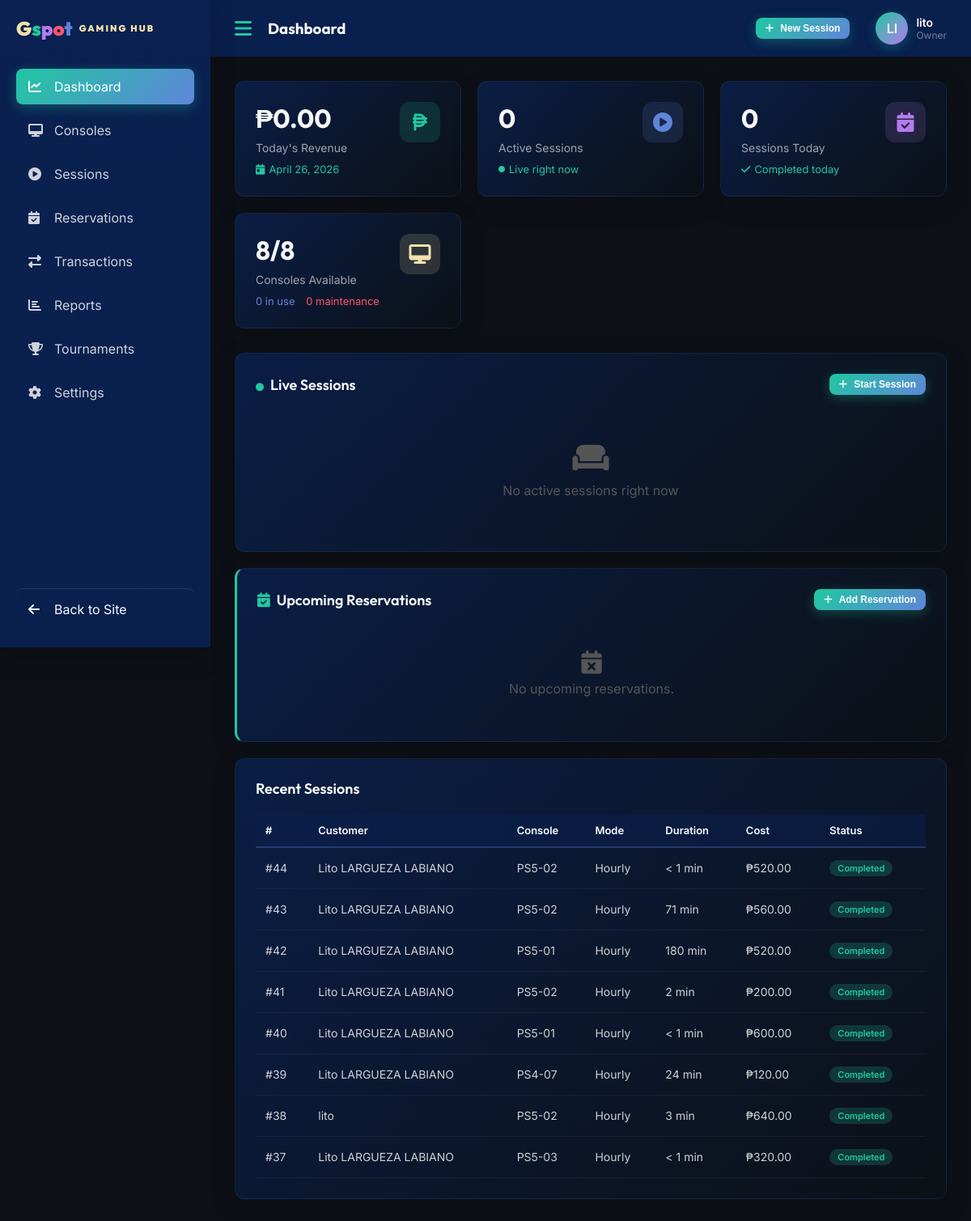
Screenshot of /admin.php (signed in) with the database file from the repository.
### tables this page shows
CREATE TABLE `gaming_sessions` (
  `session_id` int(11) NOT NULL,
  `user_id` int(11) NOT NULL,
  `console_id` int(11) NOT NULL,
  `rental_mode` enum('hourly','open_time','unlimited') NOT NULL,
  `planned_minutes` int(11) DEFAULT NULL,
  `start_time` datetime NOT NULL DEFAULT current_timestamp(),
  `end_time` datetime DEFAULT NULL,
  `duration_minutes` int(11) DEFAULT NULL,
  `hourly_rate` decimal(10,2) NOT NULL DEFAULT 0.00,
  `total_cost` decimal(10,2) DEFAULT NULL,
  `status` enum('active','completed','cancelled') NOT NULL DEFAULT 'active',
  `payment_status` enum('paid','unpaid','partial') DEFAULT NULL,
  `created_by` int(11) NOT NULL,
  `created_at` datetime NOT NULL DEFAULT current_timestamp()
);

CREATE TABLE `consoles` (
  `console_id` int(11) NOT NULL,
  `console_name` varchar(50) NOT NULL,
  `console_type` enum('PS5','PS4','Xbox Series X') NOT NULL,
  `unit_number` varchar(10) NOT NULL,
  `status` enum('available','in_use','maintenance') NOT NULL DEFAULT 'available',
  `hourly_rate` decimal(10,2) NOT NULL DEFAULT 0.00,
  `created_at` datetime NOT NULL DEFAULT current_timestamp()
);

### includes/db_functions.php (called while the page is built, shortened)
<?php
require_once __DIR__ . '/db_config.php';
function getConsoles($status = null, $type = null) {
    global $conn;
    $sql = "SELECT * FROM consoles WHERE 1=1";
    $params = [];
    $types = "";
    if ($status) {
        $sql .= " AND status = ?";
        $params[] = $status;
        $types .= "s";
    }
    $sql .= " ORDER BY console_type, unit_number";
    $stmt = $conn->prepare($sql);
    if (!empty($params)) {
        $stmt->bind_param($types, ...$params);
    }
    $stmt->execute();
    return $stmt->get_result()->fetch_all(MYSQLI_ASSOC);
}
function getActiveSessions() {
    global $conn;
    $sql = "SELECT gs.*, COALESCE(u.full_name, 'Walk-in') AS customer_name,
                   c.console_name, c.console_type, c.unit_number,
                   COALESCE((SELECT SUM(t.amount) FROM transactions t WHERE t.session_id = gs.session_id), 0) AS upfront_paid
            FROM gaming_sessions gs
            LEFT JOIN users u ON gs.user_id = u.user_id
            JOIN consoles c ON gs.console_id = c.console_id
            WHERE gs.status = 'active'
            ORDER BY gs.start_time DESC";
    $result = $conn->query($sql);
    return $result->fetch_all(MYSQLI_ASSOC);
}
function getDailySalesReport($date) {
    global $conn;
    $stmt = $conn->prepare(
        "SELECT COUNT(*) AS total_sessions,
                SUM(total_cost) AS total_revenue,
                AVG(duration_minutes) AS avg_duration,
                SUM(CASE WHEN rental_mode = 'hourly' THEN 1 ELSE 0 END) AS hourly_sessions,
                SUM(CASE WHEN rental_mode = 'open_time' THEN 1 ELSE 0 END) AS open_time_sessions,
                SUM(CASE WHEN rental_mode = 'unlimited' THEN 1 ELSE 0 END) AS unlimited_sessions
         FROM gaming_sessions
         WHERE DATE(start_time) = ? AND status = 'completed'"
    );
    $stmt->bind_param("s", $date);
    $stmt->execute();
    return $stmt->get_result()->fetch_assoc();
}
?>

### admin_sections/dashboard.php (shortened to what this page needs)
<div class="page active" id="dashboard">
    <div class="stats-grid">
        <div class="stat-card">
            <div class="stat-card-header">
                <div>
                    <div class="stat-value">₱<?= number_format($todayRevenue, 2) ?></div>
                    <div class="stat-label">Today's Revenue</div>
                </div>
                <div class="stat-icon revenue"><i class="fas fa-peso-sign"></i></div>
            </div>
            <div class="stat-change up"><i class="fas fa-calendar-day"></i> <?= date('F d, Y') ?></div>
        </div>
        <div class="stat-card">
            <div class="stat-card-header">
                <div>
                    <div class="stat-value"><?= $activeCount ?></div>
                    <div class="stat-label">Active Sessions</div>
                </div>
                <div class="stat-icon sessions"><i class="fas fa-play-circle"></i></div>
            </div>
            <div class="stat-change up"><i class="fas fa-circle" style="color:#20c8a1;font-size:8px"></i> Live right now</div>
        </div>
        <div class="stat-card">
            <div class="stat-card-header">
                <div>
                    <div class="stat-value"><?= $todayBookings ?></div>
                    <div class="stat-label">Sessions Today</div>
                </div>
                <div class="stat-icon bookings"><i class="fas fa-calendar-check"></i></div>
            </div>
            <div class="stat-change up"><i class="fas fa-check"></i> Completed today</div>
        </div>
        <div class="stat-card">
            <div class="stat-card-header">
                <div>
                    <div class="stat-value"><?= $availableCount ?>/<?= count($allConsoles) ?></div>
                    <div class="stat-label">Consoles Available</div>
                </div>
                <div class="stat-icon consoles"><i class="fas fa-desktop"></i></div>
            </div>
            <div class="stat-change up">
                <span style="color:#5f85da"><?= $inUseCount ?> in use</span> &nbsp;
                <span style="color:#fb566b"><?= $maintenanceCount ?> maintenance</span>
            </div>
        </div>
    </div>
    <div class="card">
        <div class="card-header">
            <h3 class="card-title"><i class="fas fa-circle" style="color:#20c8a1;font-size:10px;margin-right:8px"></i>Live Sessions</h3>
            <button class="btn btn-primary btn-sm" onclick="openModal('startSession')"><i class="fas fa-plus"></i> Start Session</button>
        </div>
        <?php if (empty($activeSessions)): ?>
            <div class="empty-state"><i class="fas fa-couch"></i>No active sessions right now</div>
        <?php endif; ?>
    </div>
    <div class="card" style="border-left:3px solid #20c8a1;margin-bottom:20px;">
        <div class="card-header" style="display:flex;align-items:center;justify-content:space-between;flex-wrap:wrap;gap:10px;">
            <div style="display:flex;align-items:center;gap:10px;">
                <h3 class="card-title" style="margin:0;">
                    <i class="fas fa-calendar-check" style="color:#20c8a1;margin-right:8px;"></i>Upcoming Reservations
                </h3>
            </div>
            <button class="btn btn-primary btn-sm" onclick="openModal('addReservation')">
                <i class="fas fa-plus"></i> Add Reservation
            </button>
        </div>
        <?php if (empty($upcomingReservations)): ?>
        <div style="padding:30px;text-align:center;color:#555;">
            <i class="fas fa-calendar-xmark" style="font-size:1.8rem;display:block;margin-bottom:8px;"></i>
            No upcoming reservations.
        </div>
        <?php endif; ?>
    </div>
    <div class="card">
        <div class="card-header"><h3 class="card-title">Recent Sessions</h3></div>
        <table class="data-table">
            <thead><tr><th>#</th><th>Customer</th><th>Console</th><th>Mode</th><th>Duration</th><th>Cost</th><th>Status</th></tr></thead>
            <tbody>
            <?php foreach (array_slice($recentSessions, 0, 8) as $sess): ?>
            <tr>
                <td>#<?= $sess['session_id'] ?></td>
                <td><?= htmlspecialchars($sess['customer_name']) ?></td>
                <td><?= htmlspecialchars($sess['unit_number']) ?></td>
                <td><?= match($sess['rental_mode']) { 'open_time' => 'Open Time', default => ucfirst($sess['rental_mode']) } ?></td>
                <td><?= $sess['duration_minutes'] !== null ? ($sess['duration_minutes'] > 0 ? $sess['duration_minutes'].' min' : '< 1 min') : '—' ?></td>
                <td><?= $sess['total_cost'] ? '₱'.number_format($sess['total_cost'],2) : '—' ?></td>
                <td><span class="badge <?= $sess['status'] ?>"><?= ucfirst($sess['status']) ?></span></td>
            </tr>
            <?php endforeach; ?>
            </tbody>
        </table>
    </div>
</div>

### assets/css/style.css (style rules this page uses)
:root { --color-primary: #0a2151; --color-secondary: #f1e1aa; --color-mint: #20c8a1; --color-purple: #b37bec; --color-coral: #fb566b; --color-blue: #5f85da; --color-dark: #0d1117; --color-light: #f8f9fa; --color-gray: #6c757d; --font-primary: "Inter", sans-serif; --font-heading: "Outfit", sans-serif; --transition: all 0.3s ease; --shadow-sm: 0 2px 10px rgba(0, 0, 0, 0.1); --shadow-md: 0 10px 30px rgba(0, 0, 0, 0.2); --shadow-lg: 0 20px 60px rgba(0, 0, 0, 0.3); }
* { margin: 0; padding: 0; box-sizing: border-box; }
body { font-family: var(--font-primary); color: var(--color-light); background-color: var(--color-dark); overflow-x: hidden; }
h1, h2, h3, h4, h5, h6 { font-family: var(--font-heading); font-weight: 700; }
.btn { font-weight: 600; padding: 0.75rem 1.8rem; border-radius: 50px; transition: var(--transition); border: none; }
.btn-primary { background: linear-gradient(135deg, var(--color-mint), var(--color-blue)); color: black; }
.stat-label { color: rgba(255, 255, 255, 0.6); font-size: 0.9rem; margin-top: 0.5rem; }

### assets/css/admin.css (style rules this page uses)
body { background: var(--color-dark); color: var(--color-light); }
.page { display: none; }
.page.active { display: block; animation: fadeIn 0.5s ease; }
.stats-grid { display: grid; grid-template-columns: repeat(auto-fit, minmax(250px, 1fr)); gap: 20px; margin-bottom: 30px; }
.stat-card { background: linear-gradient(135deg, rgba(10, 33, 81, 0.8), rgba(13, 17, 23, 0.8)); padding: 25px; border-radius: 12px; box-shadow: var(--shadow-md); border: 1px solid rgba(95, 133, 218, 0.1); transition: var(--transition); }
.stat-card-header { display: flex; justify-content: space-between; align-items: center; margin-bottom: 15px; }
.stat-icon { width: 50px; height: 50px; border-radius: 12px; display: flex; align-items: center; justify-content: center; font-size: 24px; }
.stat-icon.revenue { background: linear-gradient(135deg, rgba(32, 200, 161, 0.2), rgba(32, 200, 161, 0.05)); color: var(--color-mint); }
.stat-icon.sessions { background: linear-gradient(135deg, rgba(95, 133, 218, 0.2), rgba(95, 133, 218, 0.05)); color: var(--color-blue); }
.stat-icon.bookings { background: linear-gradient(135deg, rgba(179, 123, 236, 0.2), rgba(179, 123, 236, 0.05)); color: var(--color-purple); }
.stat-value { font-size: 32px; font-weight: 700; color: var(--color-light); margin-bottom: 5px; font-family: var(--font-heading); }
.stat-label { color: rgba(255, 255, 255, 0.6); font-size: 14px; }
.stat-change { font-size: 13px; margin-top: 10px; display: flex; align-items: center; gap: 5px; }
.stat-change.up { color: var(--color-mint); }
.card { background: linear-gradient(135deg, rgba(10, 33, 81, 0.8), rgba(13, 17, 23, 0.8)); border-radius: 12px; padding: 25px; box-shadow: var(--shadow-md); margin-bottom: 20px; border: 1px solid rgba(95, 133, 218, 0.1); }
.card-header { display: flex; justify-content: space-between; align-items: center; margin-bottom: 20px; }
.card-title { font-size: 18px; font-weight: 600; color: var(--color-light); font-family: var(--font-heading); }
.data-table { width: 100%; border-collapse: collapse; }
.data-table th { background: rgba(10, 33, 81, 0.5); padding: 12px; text-align: left; font-weight: 600; color: var(--color-light); font-size: 13px; border-bottom: 2px solid rgba(95, 133, 218, 0.3); }
.data-table td { padding: 15px 12px; border-bottom: 1px solid rgba(95, 133, 218, 0.1); color: rgba(255, 255, 255, 0.8); font-size: 14px; }
.btn { padding: 10px 20px; border: none; border-radius: 8px; cursor: pointer; font-weight: 600; font-size: 14px; transition: var(--transition); display: inline-flex; align-items: center; gap: 8px; }
.btn-primary { background: linear-gradient(135deg, var(--color-mint), var(--color-blue)); color: white; box-shadow: 0 4px 15px rgba(32, 200, 161, 0.3); }
.btn-sm { padding: 6px 12px; font-size: 12px; }
.badge { padding: 4px 10px; border-radius: 12px; font-size: 12px; font-weight: 600; }

### rows the page displays
gaming_sessions: session_id "44", customer_name "Lito LARGUEZA LABIANO", console.unit_number "PS5-02", rental_mode "Hourly", duration_minutes "< 1 min", total_cost "520.00", status "Completed"
gaming_sessions: session_id "43", customer_name "Lito LARGUEZA LABIANO", console.unit_number "PS5-02", rental_mode "Hourly", duration_minutes "71", total_cost "560.00", status "Completed"
gaming_sessions: session_id "42", customer_name "Lito LARGUEZA LABIANO", console.unit_number "PS5-01", rental_mode "Hourly", duration_minutes "180", total_cost "520.00", status "Completed"
gaming_sessions: session_id "41", customer_name "Lito LARGUEZA LABIANO", console.unit_number "PS5-02", rental_mode "Hourly", duration_minutes "2", total_cost "200.00", status "Completed"
gaming_sessions: session_id "40", customer_name "Lito LARGUEZA LABIANO", console.unit_number "PS5-01", rental_mode "Hourly", duration_minutes "< 1 min", total_cost "600.00", status "Completed"
gaming_sessions: session_id "39", customer_name "Lito LARGUEZA LABIANO", console.unit_number "PS4-07", rental_mode "Hourly", duration_minutes "24", total_cost "120.00", status "Completed"
gaming_sessions: session_id "38", customer_name "lito", console.unit_number "PS5-02", rental_mode "Hourly", duration_minutes "3", total_cost "640.00", status "Completed"
gaming_sessions: session_id "37", customer_name "Lito LARGUEZA LABIANO", console.unit_number "PS5-03", rental_mode "Hourly", duration_minutes "< 1 min", total_cost "320.00", status "Completed"

### other values shown
getUserInitials() "LI"
$user['full_name'] "lito"
getRoleBadge() "Owner"
$todayRevenue "0.00"
$activeCount "0"
$todayBookings "0"
$availableCount "8"
count($allConsoles) "8"
$inUseCount "0"
$maintenanceCount "0"
